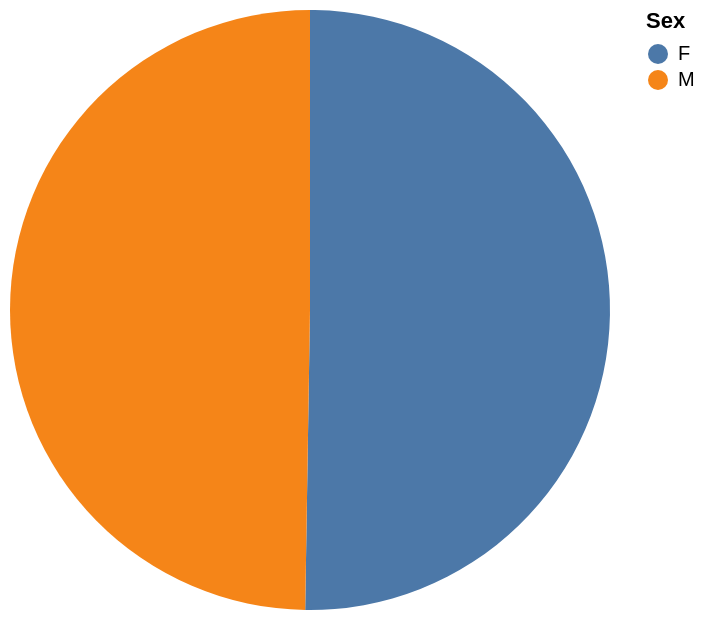

Vega-Lite specification stored for this chart:
### Vega-Lite specification from a JSON file in a GitHub repository (floating-point values rounded to 4 significant figures)
{"data": {"values": [{"x_data": "F", "y_data": 19.7}, {"x_data": "M", "y_data": 19.5}]}, "mark": "arc", "encoding": {"theta": {"field": "y_data", "type": "quantitative", "title": "avg(age)"}, "color": {"field": "x_data", "type": "nominal", "title": "Sex"}}}
